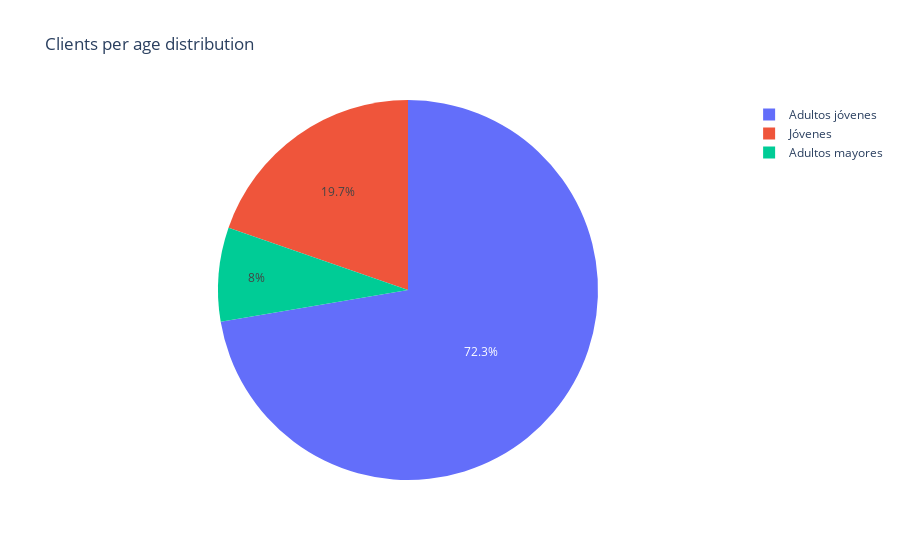

The notebook cell this image was saved under:
### Code cell
#creamos el gráfico circular para ver la distribución de clientes por edad
fig = px.pie(age_percent, values='proportion', names='Age_grouped', title='Clients per age distribution')
fig.show()

### Figure 1 — Plotly figure (JSON) as saved in the notebook; plotly's stock layout.template omitted (floating-point values rounded to 4 significant figures)
{"data": [{"domain": {"x": [0, 1], "y": [0, 1]}, "hovertemplate": "Age_grouped=%{label}<br>proportion=%{value}<extra></extra>", "labels": ["Adultos jóvenes", "Jóvenes", "Adultos mayores"], "legendgroup": "", "name": "", "showlegend": true, "type": "pie", "values": [72.32, 19.68, 8]}], "layout": {"legend": {"tracegroupgap": 0}, "title": {"text": "Clients per age distribution"}}}
